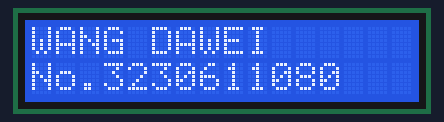
Recording of a sketch running on a simulated Arduino Uno, built with avr-gcc and run on an emulated ATmega328P. Parts: 16×2 character LCD.

Above: at 0.1 s.
At 3.2 s:
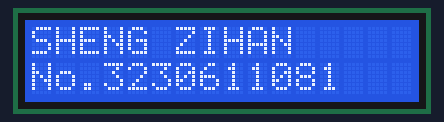

Measured:
- what the display in image 1 shows lasts 3.0 s, from 3.1 s to 6.1 s

The sketch:

print_info.ino
```cpp
#include <LiquidCrystal_I2C.h>

String name[2] = {"WANG DAWEI ", "SHENG ZIHAN"};
String id[2] = {"No.3230611080", "No.3230611081"};

LiquidCrystal_I2C lcd(0x20, 16, 2); // Address: 0x20, 2 rows 16 columns

void setup() {
  lcd.init();
  lcd.backlight();
}

void loop() {
  for(int i = 0; i < 2; ++i) {
    lcd.setCursor(0, 0);
    lcd.print(name[i]);
    lcd.setCursor(0, 1);
    lcd.print(id[i]);
    delay(3000);
  }
}
```
